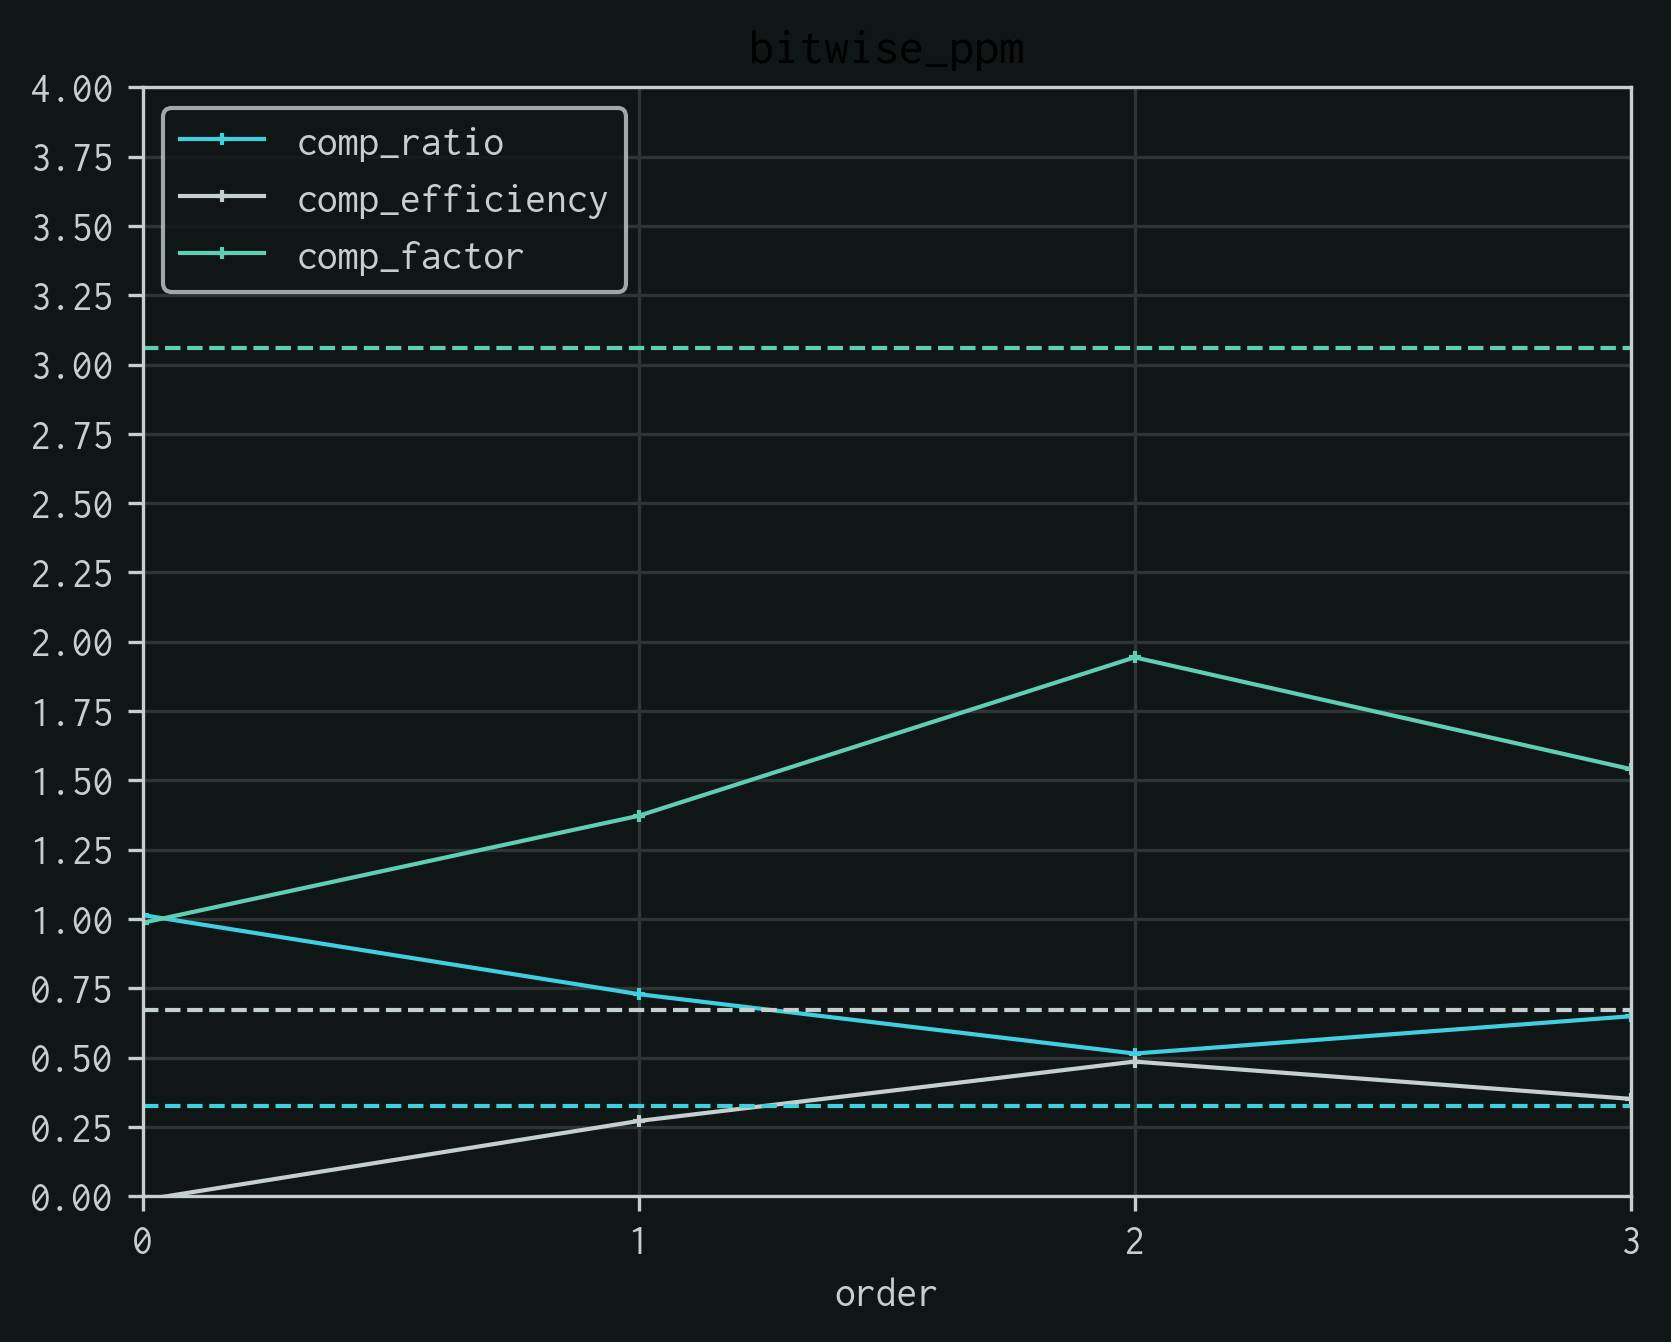

The script that drew this image:
#!/usr/bin/env python3
# -*- coding: utf-8 -*-

"""Bench bitwise_ppm."""

import os
import bitwise_ppm_bwt.bench_plot as myplt
import numpy as np
import json

MAX_ORDER = 3
PROBS = [
    [0.0],
    [0.0, 3.8533032766681573e-05],
    [0.0, 0.010393130469946988, 0.002793776368376827],
    [0.0, 4.5097597279462256e-05, 0.06536406363888679, 0.050611927799512305]
]

ENC_CMD = \
    lambda x: (
        "./bitwise_ppm_exe_{} enc calgary_{}.tar calgary_{}.enc {}"
        .format(x, x, x, " ".join([str(p) for p in PROBS[x]])))
DEC_CMD = \
    lambda x: (
        "./bitwise_ppm_exe_{} dec calgary_{}.enc calgary_{}.dec {}"
        .format(x, x, x, " ".join([str(p) for p in PROBS[x]])))
CHECK_CMD = \
    lambda x: "cmp -s calgary_{}.tar calgary_{}.dec".format(x, x)
RAW_SIZE = os.path.getsize("calgary_0.tar")
ZIP_RATIO = os.path.getsize("calgary_0.zip") / RAW_SIZE

def main():
    """Launcher."""
    ratios = [[], []]
    effs = [[], []]
    factors = [[], []]
    results = {}
    for order in range(MAX_ORDER + 1):
        if (os.system(ENC_CMD(order)) != 0 or
            os.system(DEC_CMD(order)) != 0 or
            os.system(CHECK_CMD(order)) != 0):
            print("Error for <{}>".format(order))
        else:
            ratio = os.path.getsize("calgary_{}.enc".format(order)) / RAW_SIZE
            print("[{}]: {}".format(order, ratio))
            ratios[0].append(order)
            ratios[1].append(ratio)
            effs[0].append(order)
            effs[1].append(1 - ratio)
            factors[0].append(order)
            factors[1].append(1 / ratio)
            results[str(order)] = ratio
    with open("bitwise_ppm.json", "w", encoding="utf-8") as file:
        file.write(json.dumps(results))
    myplt.plot(
        data_sets=[ratios, effs, factors],
        y_min=0,
        y_max=4,
        y_ticks=np.arange(0, 4 + 0.25, 0.25),
        lims=[ZIP_RATIO, 1 - ZIP_RATIO, 1 / ZIP_RATIO],
        lim_lines=["--", "--", "--"],
        title="bitwise_ppm",
        x_label="order",
        y_label="",
        colors=myplt.DEFAULT_COLORS,
        markers=["+", "+", "+"],
        lines=["-", "-", "-"],
        labels=["comp_ratio", "comp_efficiency", "comp_factor"],
        save_path="bitwise_ppm.png",
        show=True
    )

if __name__ == "__main__":
    main()
